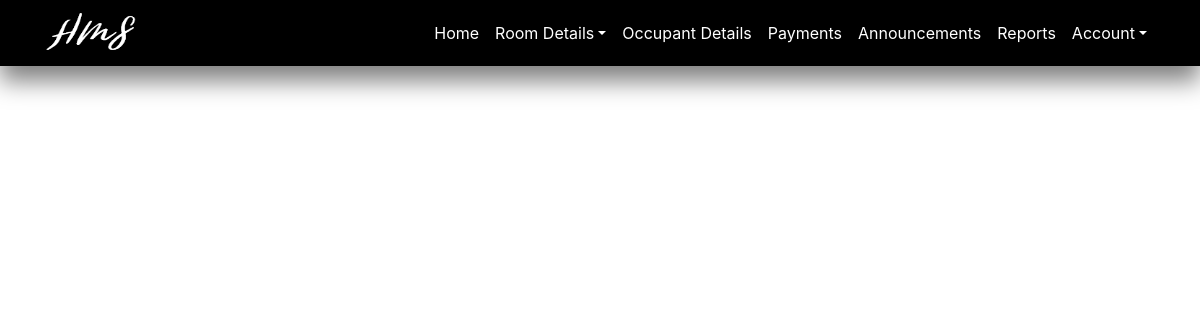
/admin/viewrooms (signed in), run on an earlier commit of the app's database.
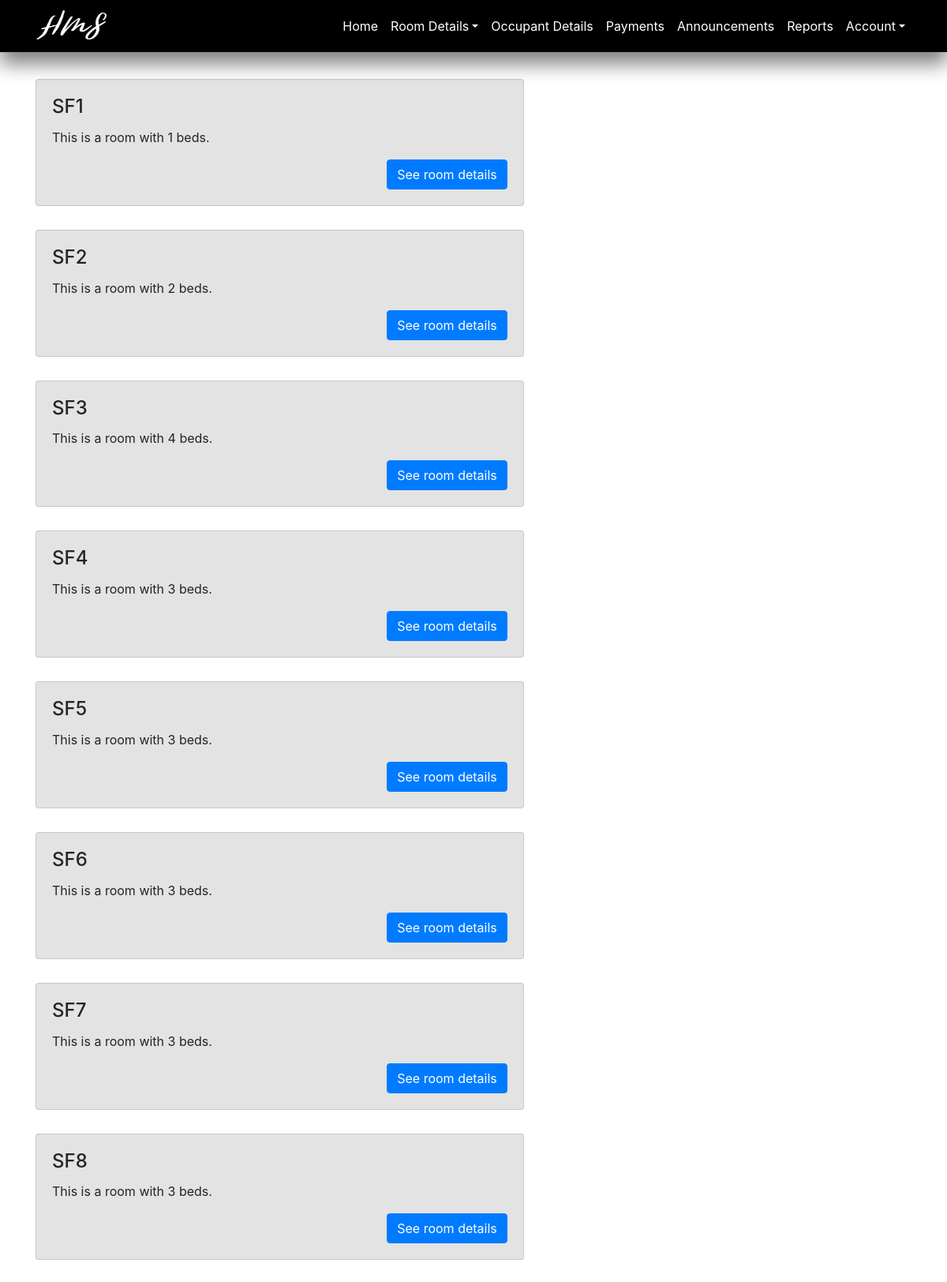
And on a later commit of the database.
### HMS/models.py (models this page shows, shortened)
class Room(db.Model):
    __tablename__ = "rooms"
    room_num = db.Column(db.String, primary_key=True)
    beds = db.Column(db.String, db.ForeignKey('beds.beds_id'))
    price = db.Column(db.Integer)
    hostel_id = db.Column(db.Integer, db.ForeignKey('hostels.hostel_id'))
    occupants = db.relationship('User', backref='room')
    room_gen = db.Column(db.String, nullable= False)

### HMS/routes.py (the view)
@app.route("/admin/viewrooms", methods=['GET'])
@login_required
def viewrooms():
    if current_user.role == 'admin':
        rooms = Room.query.filter_by(hostel_id=current_user.hostel_id).all()
        return render_template('view_rooms.html', rooms=rooms)
    else:
        return render_template('logInError.html')

### HMS/__init__.py (called while the page is built)
@app.before_request
def make_session_permanent():
    session.permanent = True
    app.permanent_session_lifetime = timedelta(minutes=60)

### HMS/models.py (called while the page is built)
@login_manager.user_loader
def load_user(user_id):
    return User.query.get(int(user_id))

### HMS/templates/view_rooms.html
{% extends "admin_layout.html" %}
{% block content %}
    <div class="container">
        {% for room in rooms %}
            <div class="row">
                <div class="card w-75" style="margin-bottom: 30px; background-color: #E3E3E3">
                  <div class="card-body">
                    <h4 class="card-title">{{ room.room_num }}</h4>
                    <p class="card-text">This is a room with {{ room.beds }} beds.</p>
                    <a style="float: right" href="{{ url_for('default_roomview', id = room.room_num) }}" class="btn btn-primary">See room details</a>
                  </div>
                </div>
            </div>
        {% endfor %}
    </div>
{% endblock%}

### HMS/templates/admin_layout.html (shortened to what this page needs)
<!DOCTYPE html>
<html lang="en">
<head>
    <link rel="stylesheet" href="https://stackpath.bootstrapcdn.com/bootstrap/4.1.1/css/bootstrap.min.css">
    <link rel="stylesheet" href="../static/main.css">
<body>
    <header>
        <nav class="navbar navbar-expand-lg navbar-light navbar-fixed-top" id="mainNav">
            <div class="container">
                <a href="/admin"> <img class="icon navbar-brand js-scroll-trigger" src="/static/img/whitelogo.png" alt="HMS icon" href="{{ url_for('admin') }}"> </a>
                <div class="collapse navbar-collapse" id="navbarResponsive">
                    <ul class="navbar-nav ml-auto">
                        <li class="nav-item">
                          <a class="nav-link js-scroll-trigger text-white" href="{{ url_for('admin')}}">Home</a>
                        </li>
                        <li class="nav-item dropdown">
                            <a class="nav-link dropdown-toggle text-white" data-toggle="dropdown" href="#" role="button" aria-haspopup="true" aria-expanded="false">Room Details</a>
                        </li>
                        <li class="nav-item">
                          <a class="nav-link js-scroll-trigger text-white" href="{{ url_for('occupants_details') }}">Occupant Details</a>
                        </li>
                        <li class="nav-item">
                          <a class="nav-link js-scroll-trigger text-white" href="{{ url_for('payments') }}">Payments</a>
                        </li>
                        <li class="nav-item">
                          <a class="nav-link js-scroll-trigger text-white" href="{{ url_for('admin_announce') }}">Announcements</a>
                        </li>
                        <li class="nav-item">
                          <a class="nav-link js-scroll-trigger text-white" href="{{ url_for('reports') }}">Reports</a>
                        </li>
                        <li class="nav-item dropdown">
                            <a class="nav-link dropdown-toggle text-white" data-toggle="dropdown" href="#" role="button" aria-haspopup="true" aria-expanded="false">Account</a>
                        </li>
                    </ul>
                </div>
            </div>
        </nav>
    </header>
    <main role = "main" class="container">
        <div class="row">
            <div class="col-md-9" style="margin-top: 100px">
                {% block content %}{% endblock %}
            </div>
        </div>
    </main>
</body>
</html>

### HMS/static/main.css (style rules this page uses)
.icon { width:91px; height:50px; }
.navbar { background-color: rgba(0,0,0,1); position: fixed; z-index: 9; width: 100%; box-shadow: 0 15px 25px rgba(0,0,0,0.5); }

What changed in the data, as far as the page shows it:
added Room: room_num "SF1", beds "1"
added Room: room_num "SF2", beds "2"
added Room: room_num "SF3", beds "4"
added Room: room_num "SF4", beds "3"
added Room: room_num "SF5", beds "3"
added Room: room_num "SF6", beds "3"
added Room: room_num "SF7", beds "3"
added Room: room_num "SF8", beds "3"
